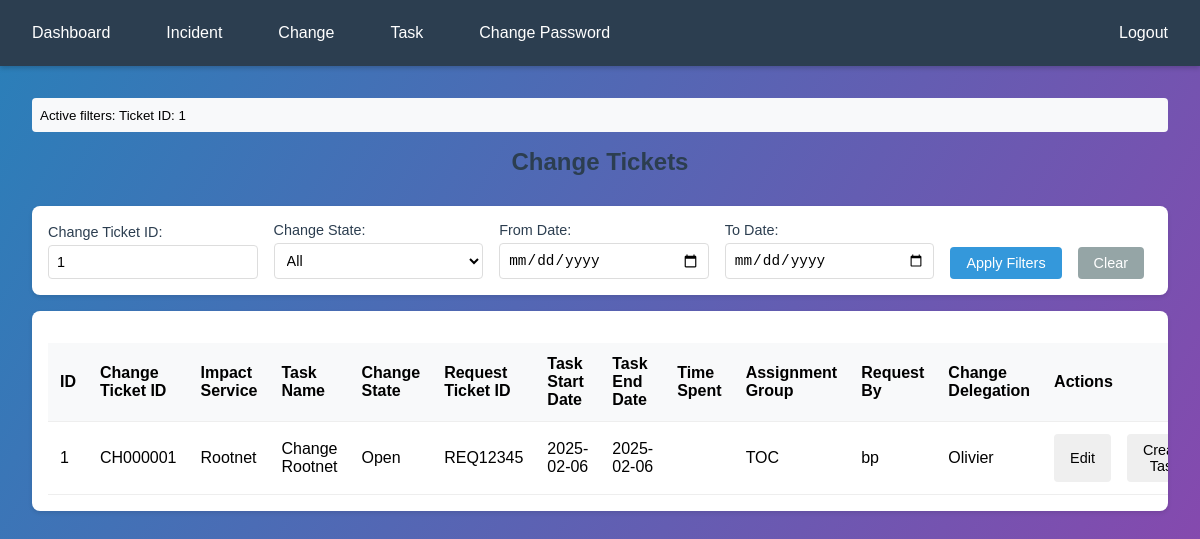
The app's page /changes?ticket_id=1 (signed in) with its own data.
### tables this page shows
CREATE TABLE Change_Ticket (ID INTEGER PRIMARY KEY AUTOINCREMENT NOT NULL, Change_Ticket_ID TEXT NOT NULL, Impact_Service TEXT NOT NULL, Task_name TEXT NOT NULL, Change_state TEXT NOT NULL, Request_Ticket_ID TEXT NOT NULL, Task_Start_Date DATETIME DEFAULT CURRENT_TIMESTAMP NOT NULL, Task_End_Date DATETIME, Time_Spent REAL, Assignment_Group TEXT NOT NULL, Request_By TEXT NOT NULL, Change_Delegation TEXT NOT NULL);

### routes/change_routes.py (the view)
    @app.route('/changes')
    def changes():
        if 'username' not in session:
            return redirect(url_for('login'))
        filters = {}
        if request.args.get('ticket_id'):
            filters['ticket_id'] = request.args.get('ticket_id')
        if request.args.get('change_state'):
            filters['change_state'] = request.args.get('change_state')
        if request.args.get('date_from'):
            filters['date_from'] = request.args.get('date_from')
        if request.args.get('date_to'):
            filters['date_to'] = request.args.get('date_to')
        print(f"User is change_state: {request.args.get('change_state')}")
        print(f"Filters: {filters}")
        try:
            db = DBConnecter(DATABASE_URL)
            print(f"Filters: {bool(filters)}")
            show_all = bool(filters)
            changes = get_change_details(db, session['full_name'], filters if filters else None, show_all)
            db.close()
            return render_template('change.html', changes=changes)
        except Exception as e:
            flash(f'Error retrieving changes: {str(e)}', 'error')
            return render_template('change.html', changes=[])

### dbconnecter.py (called while the page is built)
    def close(self):
        self.connection.close()

    def execute_query(self, query, params=None):
        if params is None:
            params = ()
        self.cursor.execute(query, params)
        is_select = query.strip().upper().startswith('SELECT')
        if is_select:
            return self.cursor.fetchall()
        else:
            self.connection.commit()
            return None

### templates/change.html (shortened to what this page needs)
{% extends "base.html" %}
{% block content %}
<div class="content-container">
    {% if request.args %}
    <div class="debug-info" style="margin-bottom: 1rem; padding: 0.5rem; background: #f8f9fa; border-radius: 4px;">
        <small>Active filters:
            {% if request.args.get('ticket_id') %}Ticket ID: {{ request.args.get('ticket_id') }}{% endif %}
        </small>
    </div>
    {% endif %}
    <h2>Change Tickets</h2>
    <div class="filters-row">
        <form id="filterForm" method="GET" action="{{ url_for('changes') }}" class="filters-form">
            <div class="filter-item">
                <label for="filter_ticket_id">Change Ticket ID:</label>
                <input type="text" id="filter_ticket_id" name="ticket_id" value="{{ request.args.get('ticket_id', '') }}" placeholder="Search ticket ID...">
            </div>
            <div class="filter-item">
                <label for="filter_change_state">Change State:</label>
                <select id="filter_change_state" name="change_state">
                    <option value="All"{% if request.args.get('change_state') == 'All' %}selected{% endif %}>All</option>
                </select>
            </div>
            <div class="filter-item">
                <label for="filter_date_from">From Date:</label>
                <input type="date" id="filter_date_from" name="date_from" value="{{ request.args.get('date_from', '') }}">
            </div>
            <div class="filter-item">
                <label for="filter_date_to">To Date:</label>
                <input type="date" id="filter_date_to" name="date_to" value="{{ request.args.get('date_to', '') }}">
            </div>
            <div class="filter-buttons">
                <button type="submit" class="apply-filter-btn">Apply Filters</button>
                <button type="button" class="clear-filter-btn" onclick="clearFilters()">Clear</button>
            </div>
        </form>
    </div>
    <div class="table-container">
        <table class="data-table">
            <thead>
                <tr>
                    <th>ID</th>
                    <th>Change Ticket ID</th>
                    <th>Impact Service</th>
                    <th>Task Name</th>
                    <th>Change State</th>
                    <th>Request Ticket ID</th>
                    <th>Task Start Date</th>
                    <th>Task End Date</th>
                    <th>Time Spent</th>
                    <th>Assignment Group</th>
                    <th>Request By</th>
                    <th>Change Delegation</th>
                    <th>Actions</th>
                </tr>
            </thead>
            <tbody>
                {% for change in changes %}
                <tr>
                    <td>{{ change[0] }}</td>
                    <td>{{ change[1] }}</td>
                    <td>{{ change[2] }}</td>
                    <td>{{ change[3] }}</td>
                    <td>{{ change[4] }}</td>
                    <td>{{ change[5] }}</td>
                    <td>{{ change[6] }}</td>
                    <td>{{ change[7] }}</td>
                    <td>{{ change[8] }}</td>
                    <td>{{ change[9] }}</td>
                    <td>{{ change[10] }}</td>
                    <td>{{ change[11] }}</td>                    <td>
                        <div class="update-button">
                            <button onclick="editChange('{{ change[0] }}')" class="edit-btn">Edit</button>
                            <button onclick="createTask('{{ change[1] }}')" class="create-task-btn">Create Task</button>
                        </div>
                    </td>
                </tr>
                {% endfor %}
            </tbody>
        </table>
    </div>
</div>
{% endblock %}

### static/style.css (style rules this page uses)
body { margin: 0; padding: 0; font-family: Arial, sans-serif; background: linear-gradient(120deg, #2980b9, #8e44ad); min-height: 100vh; }
h2 { margin: 0 0 30px; text-align: center; color: #2c3e50; font-size: 24px; font-weight: 600; }
label { display: block; margin-bottom: 8px; color: #2c3e50; font-weight: 500; }
input { width: 100%; padding: 12px; border: 2px solid #ddd; border-radius: 8px; font-size: 16px; box-sizing: border-box; transition: all 0.3s ease; }
.content-container { padding: 2rem; margin: 0 auto; max-width: 2500px; }
.table-container { background: white; border-radius: 8px; padding: 1rem; box-shadow: 0 2px 4px rgba(0,0,0,0.1); overflow-x: auto; }
.data-table { width: 100%; border-collapse: collapse; margin-top: 1rem; }
.data-table th, .data-table td { padding: 12px; text-align: left; border-bottom: 1px solid #eee; }
.data-table th { background-color: #f8f9fa; font-weight: 600; }
select { width: 100%; padding: 8px; border: 1px solid #ddd; border-radius: 4px; background-color: white; }
.filters-row { background: white; padding: 1rem; border-radius: 8px; margin-bottom: 1rem; box-shadow: 0 2px 4px rgba(0,0,0,0.1); }
.filters-form { display: flex; align-items: flex-end; gap: 1rem; }
.filter-item { flex: 1; }
.filter-item label { display: block; margin-bottom: 0.3rem; font-size: 0.9rem; color: #2c3e50; }
.filter-item input, .filter-item select { width: 100%; padding: 0.5rem; border: 1px solid #ddd; border-radius: 4px; font-size: 0.9rem; }
.update-button, .edit-button, .filter-buttons { display: flex; gap: 0.5rem; }
.create-task-btn, .edit-btn, .apply-filter-btn, .clear-filter-btn, .delete-btn { padding: 0.5rem 1rem; border: none; border-radius: 4px; cursor: pointer; font-size: 0.9rem; transition: background-color 0.3s; margin-right: 0.5rem; }
.apply-filter-btn { background-color: #3498db; color: white; }
.clear-filter-btn { background-color: #95a5a6; color: white; }

### records on screen
Change_Ticket: ID "1", Change_Ticket_ID "CH000001", Impact_Service "Rootnet", Task_name "Change Rootnet", Change_state "Open", Request_Ticket_ID "REQ12345", Task_Start_Date "2025-02-06", Task_End_Date "2025-02-06", Assignment_Group "TOC", Request_By "bp", Change_Delegation "Olivier"

### other values on screen
{{ request.args.get('ticket_id') }} "1"
